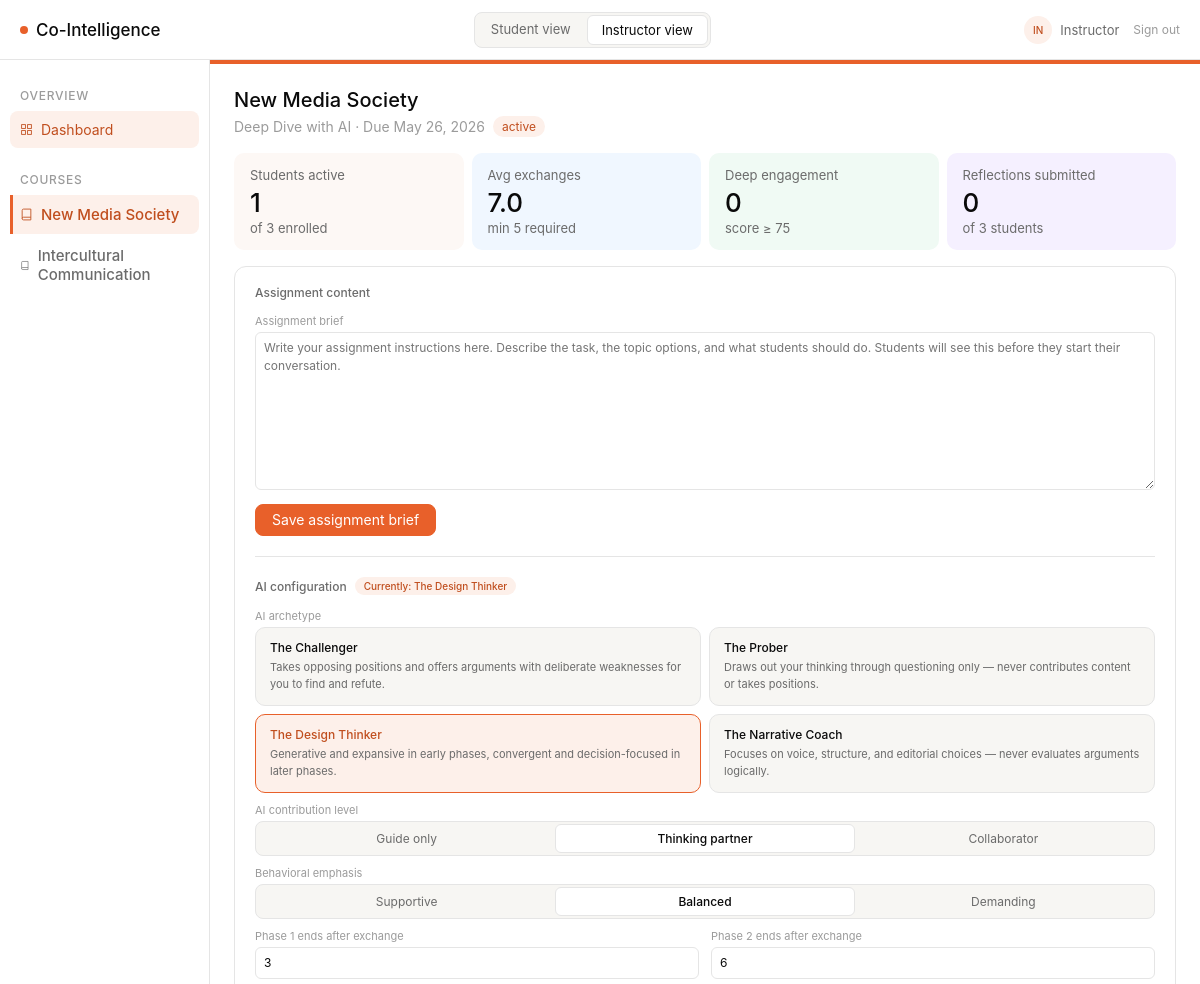
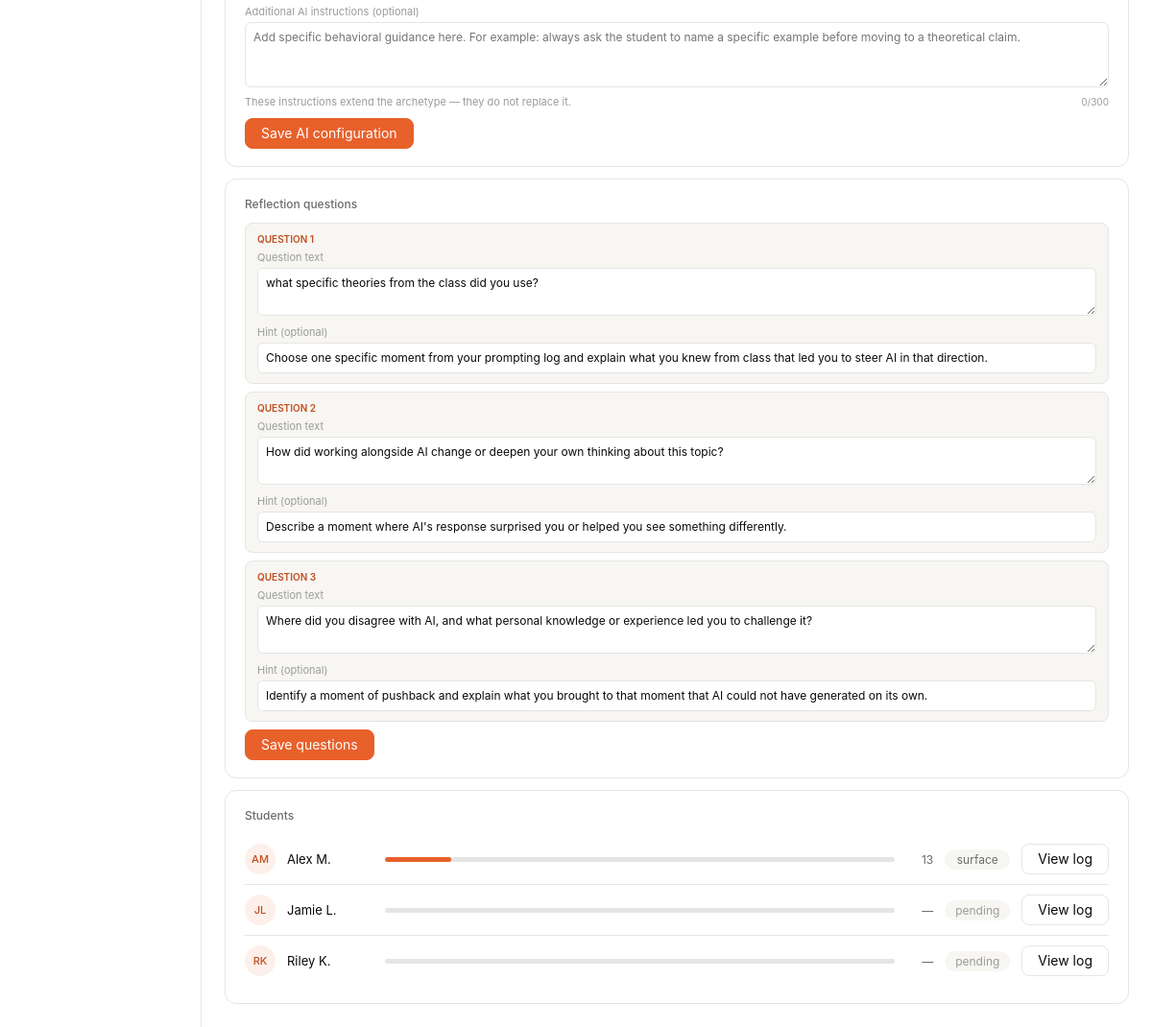
Page /instructor/dashboard on the committed database (2 pictures, top to bottom).
### models/models.py (models this page shows, shortened)
class Course(db.Model):
    __tablename__ = "courses"
    id = db.Column(db.Integer, primary_key=True)
    name = db.Column(db.String(200), nullable=False)
    learning_objective = db.Column(db.Text, nullable=False)
    required_concepts = db.Column(db.JSON, nullable=False, default=list)
    output_modalities = db.Column(db.JSON, nullable=False, default=list)
    min_exchanges = db.Column(db.Integer, nullable=False, default=5)
    color = db.Column(db.String(20), nullable=False, default="#E8602A")
    color_light = db.Column(db.String(20), nullable=False, default="#FDF0EA")
    color_text = db.Column(db.String(20), nullable=False, default="#C04E1E")
    color_hover = db.Column(db.String(20), nullable=False, default="#d4521f")
    assignments = db.relationship("Assignment", back_populates="course")
    students = db.relationship("Student", back_populates="course")

class Assignment(db.Model):
    __tablename__ = "assignments"
    id = db.Column(db.Integer, primary_key=True)
    course_id = db.Column(db.Integer, db.ForeignKey("courses.id"), nullable=False)
    title = db.Column(db.String(200), nullable=False)
    description = db.Column(db.Text, nullable=False)
    due_date = db.Column(db.DateTime, nullable=True)
    modality = db.Column(db.String(100), nullable=True)
    instructions = db.Column(db.Text, nullable=True)
    sections_config = db.Column(db.JSON, nullable=True)
    concepts_required = db.Column(db.Boolean, nullable=False, default=False)
    required_concepts = db.Column(db.JSON, nullable=False, default=list)
    archetype = db.Column(db.String(50), nullable=False, default="challenger")
    contribution_level = db.Column(db.String(50), nullable=False, default="thinking_partner")
    phase_1_end = db.Column(db.Integer, nullable=False, default=3)
    phase_2_end = db.Column(db.Integer, nullable=False, default=6)
    sidebar_mode = db.Column(db.String(50), nullable=False, default="prescriptive")
    behavioral_emphasis = db.Column(db.String(50), nullable=False, default="balanced")
    supplementary_instructions = db.Column(db.Text, nullable=False, default="")
    course = db.relationship("Course", back_populates="assignments")
    exchanges = db.relationship("PromptExchange", back_populates="assignment")
    reflections = db.relationship("Reflection", back_populates="assignment")
    outputs = db.relationship("Output", back_populates="assignment")
    assessment_scores = db.relationship("AssessmentScore", back_populates="assignment")
    session_summaries = db.relationship("SessionSummary", back_populates="assignment")

class ReflectionConfig(db.Model):
    __tablename__ = "reflection_configs"
    id = db.Column(db.Integer, primary_key=True)
    assignment_id = db.Column(db.Integer, db.ForeignKey("assignments.id"), nullable=False, unique=True)
    question_1 = db.Column(db.Text, nullable=False)
    question_2 = db.Column(db.Text, nullable=False)
    question_3 = db.Column(db.Text, nullable=False)
    hint_1 = db.Column(db.Text, nullable=True)
    hint_2 = db.Column(db.Text, nullable=True)
    hint_3 = db.Column(db.Text, nullable=True)
    updated_at = db.Column(db.DateTime, default=datetime.utcnow)
    assignment = db.relationship("Assignment")

class Student(db.Model):
    __tablename__ = "students"
    id = db.Column(db.Integer, primary_key=True)
    name = db.Column(db.String(120), nullable=False)
    email = db.Column(db.String(200), unique=True, nullable=False)
    course_id = db.Column(db.Integer, db.ForeignKey("courses.id"), nullable=False)
    course = db.relationship("Course", back_populates="students")
    exchanges = db.relationship("PromptExchange", back_populates="student")
    reflections = db.relationship("Reflection", back_populates="student")
    outputs = db.relationship("Output", back_populates="student")
    assessment_scores = db.relationship("AssessmentScore", back_populates="student")

### routes/instructor_routes.py (the view)
@instructor_bp.route("/dashboard")
def dashboard():
    course, assignment = _get_base()
    students = Student.query.filter_by(course_id=course.id).all()
    rows = [_student_row(s, assignment) for s in students]
    active_count = sum(1 for r in rows if r["exchange_count"] > 0)
    exchange_counts = [r["exchange_count"] for r in rows if r["exchange_count"] > 0]
    avg_exchanges = round(sum(exchange_counts) / len(exchange_counts), 1) if exchange_counts else 0
    deep_count = sum(1 for r in rows if r["depth_label"] == "deep")
    reflection_count = Reflection.query.filter_by(assignment_id=assignment.id).count()
    reflection_config = _get_reflection_config(assignment.id)
    return render_template(
        "instructor/dashboard.html",
        course=course,
        assignment=assignment,
        rows=rows,
        active_count=active_count,
        avg_exchanges=avg_exchanges,
        deep_count=deep_count,
        reflection_count=reflection_count,
        reflection_config=reflection_config,
        default_questions=DEFAULT_REFLECTION_QUESTIONS,
    )

### templates/instructor/dashboard.html (shortened to what this page needs)
{% extends "base.html" %}
{% block sidebar %}
<nav class="sidebar">
  <div class="sidebar-section">Overview</div>
  <a href="{{ url_for('instructor.dashboard') }}"
     class="sidebar-item{% if request.endpoint == 'instructor.dashboard' %} active{% endif %}">
    <svg width="13" height="13" fill="none" stroke="currentColor" stroke-width="1.6" viewBox="0 0 24 24"><rect x="3" y="3" width="7" height="7"/><rect x="14" y="3" width="7" height="7"/><rect x="14" y="14" width="7" height="7"/><rect x="3" y="14" width="7" height="7"/></svg>
    Dashboard
  </a>
  {% include "_course_nav.html" %}
</nav>
{% endblock %}
{% block content %}
<div style="margin-bottom:16px;">
  <h1 class="page-title" style="font-size:20px;">{{ course.name }}</h1>
  <div class="page-sub" style="display:flex;align-items:center;gap:8px;">
    {{ assignment.title }}
    {% if assignment.due_date %}&middot; Due {{ assignment.due_date.strftime('%b %d, %Y') }}{% endif %}
    <span class="pill pill-orange">active</span>
  </div>
</div>
<div class="metric-grid">
  <div class="metric-card" style="background:#FDF8F5;">
    <div class="metric-label">Students active</div>
    <div class="metric-val">{{ active_count }}</div>
    <div class="metric-sub">of {{ rows | length }} enrolled</div>
  </div>
  <div class="metric-card" style="background:#F0F7FF;">
    <div class="metric-label">Avg exchanges</div>
    <div class="metric-val">{{ avg_exchanges }}</div>
    <div class="metric-sub">min {{ assignment.course.min_exchanges }} required</div>
  </div>
  <div class="metric-card" style="background:#F0FAF4;">
    <div class="metric-label">Deep engagement</div>
    <div class="metric-val">{{ deep_count }}</div>
    <div class="metric-sub">score &ge; 75</div>
  </div>
  <div class="metric-card" style="background:#F5F0FF;">
    <div class="metric-label">Reflections submitted</div>
    <div class="metric-val">{{ reflection_count }}</div>
    <div class="metric-sub">of {{ rows | length }} students</div>
  </div>
</div>
<div class="card" style="margin-bottom:12px;">
  <div class="section-heading">Assignment content</div>
  <div class="cfg-field">
    <label class="cfg-label">Assignment brief</label>
    <textarea id="cfg-instructions" class="cfg-textarea" rows="8"
      placeholder="Write your assignment instructions here. Describe the task, the topic options, and what students should do. Students will see this before they start their conversation.">{{ assignment.instructions or '' }}</textarea>
  </div>
  <div style="display:flex;align-items:center;gap:10px;">
    <button class="btn btn-primary" onclick="saveBrief()">Save assignment brief</button>
  </div>
  <hr class="section-divider" />
  <div class="section-heading">
    AI configuration
    {% set archetype_names = {
      'challenger':     'The Challenger',
      'prober':         'The Prober',
      'design_thinker': 'The Design Thinker',
      'narrative_coach':'The Narrative Coach',
    } %}
    <span id="active-archetype-pill" class="pill pill-orange" style="font-size:10px;">
      Currently: {{ archetype_names.get(assignment.archetype or 'challenger', 'The Challenger') }}
    </span>
  </div>
  <div class="cfg-field">
    <label class="cfg-label">AI archetype</label>
    <div style="display:grid;grid-template-columns:repeat(2,1fr);gap:8px;" id="archetype-grid">
      {% for val, name, desc in archetypes %}
      <div class="archetype-card{% if assignment.archetype == val or (not assignment.archetype and val == 'challenger') %} selected{% endif %}"
           data-archetype="{{ val }}" data-name="{{ name }}" onclick="selectArchetype('{{ val }}', '{{ name }}')">
        <div class="archetype-card-name">{{ name }}</div>
        <div class="archetype-card-desc">{{ desc }}</div>
      </div>
      {% endfor %}
    </div>
  </div>
  <div class="cfg-field">
    <label class="cfg-label">AI contribution level</label>
    <div class="segmented-ctrl" id="contrib-ctrl">
      {% for val, label, desc in [
        ('guide_only',       'Guide only',       'AI asks questions only — no content or positions'),
        ('thinking_partner', 'Thinking partner', 'AI contributes arguments for the student to evaluate'),
        ('collaborator',     'Collaborator',     'AI contributes generously — student evaluates and builds'),
      ] %}
      <button class="seg-btn{% if assignment.contribution_level == val or (not assignment.contribution_level and val == 'thinking_partner') %} active{% endif %}"
              data-value="{{ val }}" onclick="selectContrib('{{ val }}')" title="{{ desc }}">{{ label }}</button>
      {% endfor %}
    </div>
  </div>
  <div class="cfg-field">
    <label class="cfg-label">Behavioral emphasis</label>
    <div class="segmented-ctrl" id="emphasis-ctrl">
      {% for val, label, desc in [
        ('supportive', 'Supportive', 'Gentler and more encouraging within the archetype role'),
        ('balanced',   'Balanced',   'The default — persistent but respectful'),
        ('demanding',  'Demanding',  'Uncompromising — pushes hard on every weakness'),
      ] %}
      <button class="seg-btn{% if assignment.behavioral_emphasis == val or (not assignment.behavioral_emphasis and val == 'balanced') %} active{% endif %}"
              data-value="{{ val }}" onclick="selectEmphasis('{{ val }}')" title="{{ desc }}">{{ label }}</button>
      {% endfor %}
    </div>
  </div>
  <div class="cfg-field" style="display:flex;gap:12px;">
    <div style="flex:1;">
      <label class="cfg-label">Phase 1 ends after exchange</label>
      <input type="number" id="cfg-phase1" class="cfg-input" min="1" max="20"
             value="{{ assignment.phase_1_end or 3 }}" />
    </div>
    <div style="flex:1;">
      <label class="cfg-label">Phase 2 ends after exchange</label>
      <input type="number" id="cfg-phase2" class="cfg-input" min="1" max="20"
             value="{{ assignment.phase_2_end or 6 }}" />
    </div>
  </div>
  <div class="cfg-field">
    <label class="cfg-label">Additional AI instructions <span style="color:var(--text-tertiary);font-weight:400;">(optional)</span></label>
    <textarea id="cfg-supplementary" class="cfg-textarea" rows="3" maxlength="300"
              placeholder="Add specific behavioral guidance here. For example: always ask the student to name a specific example before moving to a theoretical claim."
              oninput="updateCharCount(this)">{{ assignment.supplementary_instructions or '' }}</textarea>
    <div style="display:flex;justify-content:space-between;align-items:center;margin-top:4px;">
      <div style="font-size:11px;color:var(--text-tertiary);">These instructions extend the archetype — they do not replace it.</div>
      <div id="supp-char-count" style="font-size:10px;color:var(--text-tertiary);">{{ (assignment.supplementary_instructions or '') | length }}/300</div>
    </div>
  </div>
  <div style="display:flex;align-items:center;gap:10px;margin-top:4px;">
    <button class="btn btn-primary" onclick="saveAiConfig()">Save AI configuration</button>
  </div>
</div>
<div class="card" style="margin-bottom:12px;">
  <div style="font-size:12px;font-weight:500;color:var(--text-secondary);margin-bottom:12px;">Reflection questions</div>
  {% for n in [1, 2, 3] %}
  <div class="cfg-field" style="border:1px solid var(--border);border-radius:8px;padding:10px 12px;margin-bottom:8px;background:var(--bg-surface);">
    <div style="font-size:10px;font-weight:600;color:var(--text-orange);margin-bottom:6px;">QUESTION {{ n }}</div>
    <div class="cfg-field" style="margin-bottom:6px;">
      <label class="cfg-label">Question text</label>
      <textarea id="rq{{ n }}-question" class="cfg-textarea" rows="2">{{ reflection_config['question_' ~ n] }}</textarea>
    </div>
    <div class="cfg-field" style="margin-bottom:0;">
      <label class="cfg-label">Hint (optional)</label>
      <input type="text" id="rq{{ n }}-hint" class="cfg-input" value="{{ reflection_config['hint_' ~ n] }}" />
    </div>
  </div>
  {% endfor %}
  <div style="display:flex;align-items:center;gap:10px;margin-top:4px;">
    <button class="btn btn-primary" onclick="saveReflectionConfig()">Save questions</button>
  </div>
</div>
<div class="card">
  <div style="font-size:12px;font-weight:500;color:var(--text-secondary);margin-bottom:12px;">Students</div>
  {% for row in rows %}
  <div class="student-row">
    <div class="avatar">{{ row.initials }}</div>
    <div class="student-name">{{ row.student.name }}</div>
    <div class="score-bar-wrap">
      <div class="score-bar-fill" style="width:{{ row.overall_score or 0 }}%;"></div>
    </div>
    <div class="score-num">{{ row.overall_score if row.overall_score is not none else '—' }}</div>
    <span class="pill pill-depth-{{ row.depth_label }}" style="min-width:68px;justify-content:center;">
      {{ row.depth_label }}
    </span>
    <a href="{{ url_for('instructor.log', student_id=row.student.id) }}" class="btn" style="flex-shrink:0;">
      View log
    </a>
  </div>
  {% else %}
  <p style="font-size:13px;color:var(--text-tertiary);padding:16px 0;">No students enrolled yet.</p>
  {% endfor %}
</div>
{% endblock %}

### templates/_course_nav.html
{% if all_courses and all_courses | length > 1 %}
<div class="sidebar-section" style="margin-top:8px;">Courses</div>
{% for c in all_courses %}
<a href="{{ url_for('switch_course', course_id=c.id) }}"
   class="sidebar-item{% if c.id == current_course_id %} active{% endif %}"
   style="font-size:15px;font-weight:500;{% if c.id == current_course_id %}border-left:3px solid {{ course_color }};border-radius:0 8px 8px 0;padding-left:7px;{% endif %}">
  <svg width="13" height="13" fill="none" stroke="currentColor" stroke-width="1.6" viewBox="0 0 24 24">
    <path d="M4 19.5A2.5 2.5 0 0 1 6.5 17H20"/><path d="M6.5 2H20v20H6.5A2.5 2.5 0 0 1 4 19.5v-15A2.5 2.5 0 0 1 6.5 2z"/>
  </svg>
  {{ c.name }}
</a>
{% endfor %}
{% endif %}

### rows in the picture
Course: name "New Media Society", course.min_exchanges "5"
Course: name "Intercultural Communication"
Assignment: title "Deep Dive with AI", due_date "May 26, 2026", get "The Design Thinker", phase_1_end "3", phase_2_end "6"
ReflectionConfig: question_1 "what specific theories from the class did you use?" "How did working alongside AI change or deepen your own thinking about this topic?" "Where did you disagree with AI, and what personal knowledge or experience led you to challenge it?", hint_1 "Choose one specific moment from your prompting log and explain what you knew from class that led you to steer AI in that direction." "Describe a moment where AI's response surprised you or helped you see something differently." "Identify a moment of pushback and explain what you brought to that moment that AI could not have generated on its own."
Student: student.name "Alex M."
Student: student.name "Jamie L."
Student: student.name "Riley K."

### other values in the picture
{{ _user_initials }} "IN"
{{ _user_name }} "Instructor"
{{ active_count }} "1"
{{ rows | length }} "3"
{{ avg_exchanges }} "7.0"
{{ deep_count }} "0"
{{ reflection_count }} "0"
{{ name }} "The Challenger" "The Prober" "The Design Thinker" "The Narrative Coach"
{{ desc }} "Takes opposing positions and offers arguments with deliberate weaknesses for you to find and refute." "Draws out your thinking through questioning only — never contributes content or takes positions." "Generative and expansive in early phases, convergent and decision-focused in later phases." "Focuses on voice, structure, and editorial choices — never evaluates arguments logically."
{{ label }} "Guide only" "Thinking partner" "Collaborator"
{{ label }} "Supportive" "Balanced" "Demanding"
{{ (assignment.supplementary_instructions or '') | length }} "0"
{{ n }} "1" "2" "3"
{{ row.initials }} "AM" "JL" "RK"
{{ row.overall_score if row.overall_score is not none else '—' }} "13" "—" "—"
